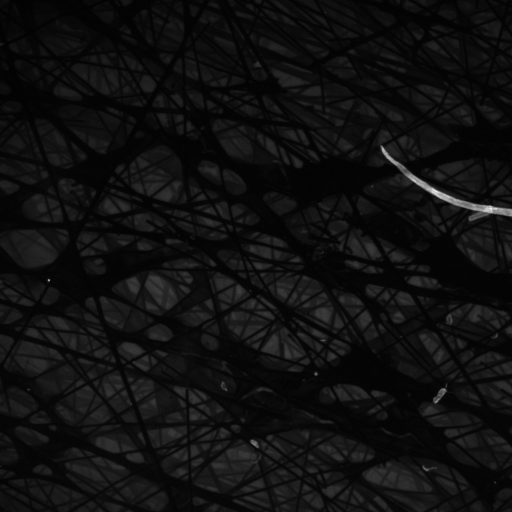
#> input picture data/tif/conc0_pot3.tif, 1024 x 1024 px, given in place of 20mM_bright.tif, which was not available (shown at 1/2 size); the run also reads 1 picture not shown here
$ python movie.py   (older library calls are emulated)
#> lines starting #> are read from the running program, lines starting #| are printed output that depends on the picture; after the words box and inside, x2 and y2 are one past the last pixel; in counts of white or black regions, pixels touching at a corner belong together; pictures that were not available may be replaced by others from this repository, and a replacement may not be noted
### src/equilibrium.py
import numpy as np
from scipy.interpolate import PchipInterpolator

# Module constant: equilibrium constant in mM^(-1) for the relationship
# [Dimer] = K * [AQDS] * [H2-AQDS]
K: float = 0.080

# **************************************************************************************************
# [65 lines left out: functions check_conc, x2conc, not called in this run]

# **************************************************************************************************
def y2conc(y: np.ndarray, t: float):
    """
    Calculate the relative concentration of all three species from the relative concentration
    of reduced species
    INPUTS:
        y:      The relative concentration of reduced species; in [0, 1]
        t:      The total concentration of AQDS; in mM
    RETURNS:
        conc:   Relative concentrations; shape (n, 3); dimension 1 holds [x, y, z]
    """
    # The dimensionless rate constant
    R: float = K * t
    # The denominator shared by y and z
    q: np.ndarray = 1.0 + 2.0 * R * y

    # Shape of the concentrations
    shape_conc: tuple[int, int] = (y.size, 3,)
    # Initialize array for the answer
    conc: np.ndarray = np.zeros(shape_conc)
    # The concentration of oxidized species, x
    conc[:, 0] = (1.0 - y) / q
    # The concentration of reduced species, y, was an input
    conc[:, 1] = y
    # The concentration of the dimer, z
    conc[:, 2] = R * y * (1.0 - y) / q

    return conc

# **************************************************************************************************
# [14 lines left out: function conc2s, not called in this run]

# **************************************************************************************************
def build_spline_s2y(t: float) -> PchipInterpolator:
    """
    Build a spline of state of charge s vs. reduced conctentration y
    INPUTS:
        t:      The total concentration of AQDS; in mM
    RETURNS:
        func:   Monotonic interpolation function, where y = func(s)
    """
    # Input concentration of reduced species
    dy: float = 1.0 / 65536.0
    y: np.ndarray = np.arange(0.0, 1.0 + dy, dy)
    # Recovered concentrations starting from y
    conc: np.ndarray = y2conc(y=y, t=t)
    # The state of charge for these concentrations - sum of columns 1 (y) and 2 (z)
    s: np.ndarray = np.sum(conc[:, 1:3], axis=1)
    # Build a monotonic cubic spline; input = s, output = y
    return PchipInterpolator(s, y, extrapolate=False)

# **************************************************************************************************
def build_spline_y2s(t: float) -> PchipInterpolator:
    """
    Build a spline of reduced conctentration y vs. state of charge s
    INPUTS:
        t:      The total concentration of AQDS; in mM
    RETURNS:
        func:   Monotonic interpolation function, where s = func(y)
    """
    # Input concentration of reduced species
    dy: float = 1.0 / 65536.0
    y: np.ndarray = np.arange(0.0, 1.0 + dy, dy)
    # Recovered concentrations starting from y
    conc: np.ndarray = y2conc(y=y, t=t)
    # The state of charge for these concentrations - sum of columns 1 (y) and 2 (z)
    s: np.ndarray = np.sum(conc[:, 1:3], axis=1)
    # Build a monotonic cubic spline; input = y, output = s
    return PchipInterpolator(y, s, extrapolate=False)

# **************************************************************************************************
# Table of interpolators for mapping s to y
func_tbl_s2y: dict[float, PchipInterpolator] = dict()
# Table of interpolators for mapping y to s
func_tbl_y2s: dict[float, PchipInterpolator] = dict()
# Populate both tables of interpolators
for t in [10.0, 20.0, 30.0, 40.0]:
    func_tbl_s2y[t] = build_spline_s2y(t=t)
    func_tbl_y2s[t] = build_spline_y2s(t=t)

# **************************************************************************************************
# [203 lines left out: functions s2y, y2s, s2conc, s2conc_abs, build_spline_y2p, build_spline_p2y and 6 more, not called in this run]

# **************************************************************************************************
# [2 lines that do not run on import are left out]

### src/data.py
import numpy as np
from PIL import Image, ImageSequence
from sklearn.mixture import GaussianMixture

from utils import Quantiles, PixelMask, EchemData, ImageData, \
    make_default_pixel_mask_2d, make_default_pixel_mask_4d
from data_aug import calc_I_rel, calc_corr_B_I

# **************************************************************************************************
def load_image(fname: str) -> np.ndarray:
    """
    Load the data in a TIF image to a numpy array
    INPUTS:
        fname:      The name of the TIF file to load, e.g. 'data/Bright.tif'
    RETURNS:
        data:       Numpy array of raw image data
    """
#> called with fname = 'movie/data/20mM_bright.tif'
    # Open the TIF image
    img: Image = Image.open(fname)
#> img is the input picture: PIL image 1024x1024 I;16; min 114, max 5927, mean 483.2
    # Convert the TIF image to a numpy array of doubles
    data: np.ndarray = np.array(img).astype(np.float64)

    return data

# **************************************************************************************************
def load_images(fname: str) -> np.ndarray:
    """
    Load the data in a multi-page TIF image to a numpy array
    INPUTS:
        fname:      The name of the multi TIF file to load, e.g. 'data/10mM.tif'
    RETURNS:
        data_raw:   A 3D array of images; shape is (k, m, n), indexing (page, row, col)
    """
    # Open the multi-page TIF image
    img: Image = Image.open(fname)

    # Convert the TIF to a list of numpy arrays, one for each page
    data_list: list = list()
    for page in ImageSequence.Iterator(img):
        arr = np.array(page).astype(np.float64)
        data_list.append(arr)
    # Convert the list of 2D arrays to a single 3D array
    data: np.ndarray = np.array(data_list)

    return data

# **************************************************************************************************
def load_echem_data() -> EchemData:
    """
    Load the electrochemical data for these experiments
    INPUTS:
        None
    Returns:
        T:      Total concentration of electroactive species in millimolar
        V:      Applied voltage vs. OCV in millivolts
        U:      Dimensionless fraction of current / flow of oxidized species x electron count
    """
    # Data type for electrochemical data files
    dtype: np.dtype = np.float64

    # Delimiter for electrochemical data files
    delimiter: str = ','

    # Load the total concentration of electroactive species (millimolar)
    T: np.ndarray = np.loadtxt('data/csv/total_concentration.csv', dtype=dtype, delimiter=delimiter)
    # Load the voltage
    V: np.ndarray = np.loadtxt('data/csv/voltage.csv', dtype=dtype, delimiter=delimiter)
    # Load the utilization (dimensionless)
    U: np.ndarray = np.loadtxt('data/csv/utilization.csv', dtype=dtype, delimiter=delimiter)
    # Reshape utilization to (nc, nv)
    U = np.transpose(U)

    # Wrap results into an EchemData object
    return EchemData(T=T, V=V, U=U)

# **************************************************************************************************
# [113 lines left out: functions load_ex_situ_image, load_echem_images_raw, load_echem_images_aligned, load_fibers_tc, locate_fibers, not called in this run]

# **************************************************************************************************
def filter_data_2d(data_in: np.ndarray, quantiles: Quantiles):
    """
    Filter raw image data to a numpy array in the range of the specified quantiles
    Takes a single 2D array of input data (e.g. the ex situ image or one slice of echem)
    INPUTS:
        data_in:        A numpy array of raw image data
        quantiles:      A single quantiles object with the fraction of data to be excluded at the
                        low end (quantiles.lo) and high end (quantiles.hi) respectively
                        e.g., quantiles.lo = 0.01 excludes data below the first percentile
    RETURNS:
        data_out:       Numpy array of clipped data in the range [data_lo, data_hi]
        mask:           PixelMask indicating which pixels are good, low and high
    """
    # Get low and high quantiles to filter image
    data_lo = np.quantile(data_in, quantiles.lo)
#> data_lo = 443
    data_hi = np.quantile(data_in, quantiles.hi)
#> data_hi = 1466.1

    # Mask of low pixels that are too dim
    mask_lo: np.ndarray = (data_in < data_lo)
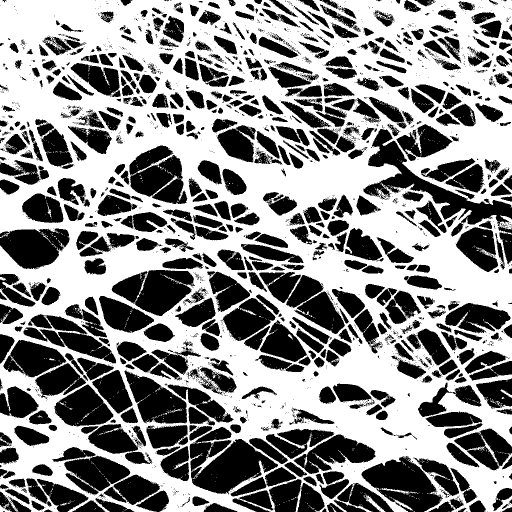
#> mask_lo: shape (1024, 1024) bool (shown at 1/2 size); 54.9% white; 2299 black regions (1677 under 20 px), largest, box (x1, y1, x2, y2) and area: (727, 258, 1024, 468) 13209, (379, 854, 556, 989) 13124, (723, 912, 886, 1024) 9942
    # Mask of high pixels that are too bright
    mask_hi: np.ndarray = (data_in > data_hi)
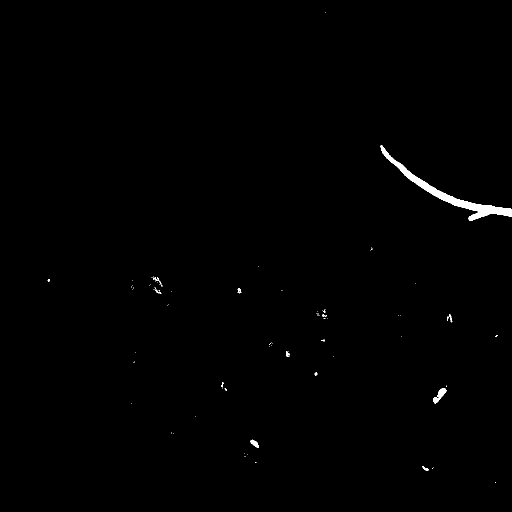
#> mask_hi: shape (1024, 1024) bool (shown at 1/2 size); 0.5% white; 89 white regions (78 under 20 px), largest, box (x1, y1, x2, y2) and area: (761, 291, 1024, 442) 4227, (867, 777, 893, 807) 334, (501, 879, 518, 896) 150
    # The remaining pixels are good
    mask_ok: np.ndarray = ~ (mask_lo | mask_hi)
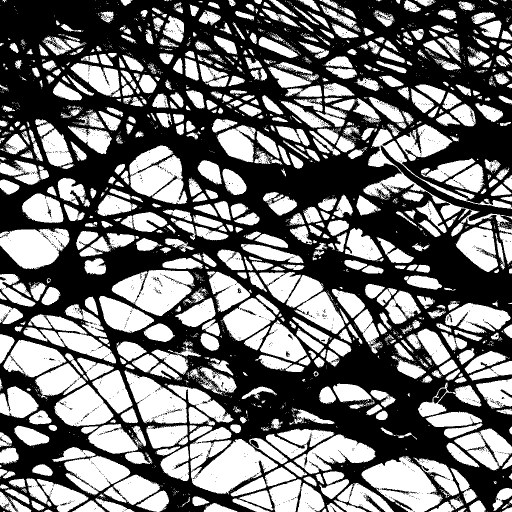
#> mask_ok: shape (1024, 1024) bool (shown at 1/2 size); 44.6% white; 2302 white regions (1680 under 20 px), largest, box (x1, y1, x2, y2) and area: (379, 854, 556, 989) 13117, (723, 912, 886, 1024) 9942, (518, 544, 690, 668) 9476
    # Wrap the masks into a single PixelMask
    mask_out: PixelMask = PixelMask(ok=mask_ok, lo=mask_lo, hi=mask_hi)

    # Clip data in the range [data_lo, data_hi]
    data_out = np.clip(data_in, data_lo, data_hi)
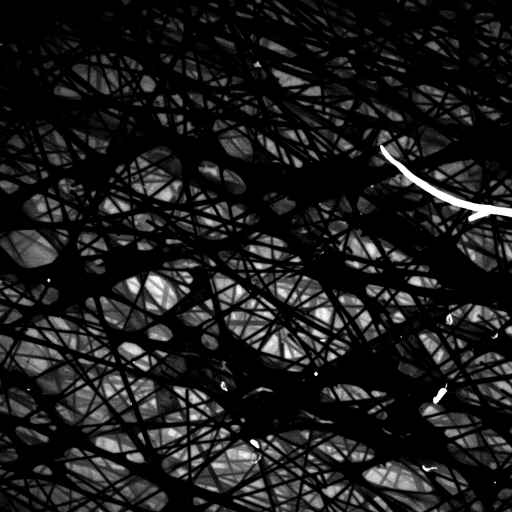
#> data_out: shape (1024, 1024) float64 (shown at 1/2 size); min 443, max 1466.1, mean 557.7; drawn with min black and max white

    return data_out, mask_out

# **************************************************************************************************
# [202 lines left out: functions filter_data_region_2d, filter_data_4d, filter_data_4d_from_2d, load_image_data, not called in this run]

### src/utils.py
import numpy as np
import scipy.stats
from dataclasses import dataclass

# **************************************************************************************************
@dataclass
class Quantiles:
    """Class to bundle a low and high quantile together as one argument"""
    # The quantile at the low end, e.g. 0.01 to exclude the first percentile
    lo: np.float64
    # The quantile at the high end, e.g. 0.99 to exclude the 99th percentile
    hi: np.float64

# **************************************************************************************************
@dataclass
class PixelMask:
    """Class for masks of pixel categories: good, low, high"""
    # Mask for pixels that are good
    ok: np.ndarray
    # Mask for pixels that are too low
    lo: np.ndarray
    # Mask for pixels that are too high
    hi: np.ndarray

# **************************************************************************************************
def make_default_pixel_mask_2d(m: int, n: int):
    """
    Create a PixelMask with default entries
    INPUTS:
        m:      Number of rows
        n:      Number of columns
    """
    # The shape of the arrays
    shape: tuple[int, int] = (m, n,)
    # Mask for pixels that are good - all of them
    ok: np.ndarray = np.ones(shape, dtype=np.bool_)
    # Mask for pixels that are too low - none
    lo: np.ndarray = np.zeros(shape, dtype=np.bool_)
    # Mask for pixels that are too high - none
    hi: np.ndarray = np.zeros(shape, dtype=np.bool_)
    # Wrap these into a PixelMask
    return PixelMask(ok=ok, lo=lo, hi=hi)

# **************************************************************************************************
# [62 lines left out: functions make_default_pixel_mask_4d, upsample_pixel_mask, calc_masked_ratio, not called in this run]

# **************************************************************************************************
@dataclass
class EchemData:
    """Class to bundle the experimental electochemical data for the SOC study"""
    # The total concentration of electroactive species in millimolar; shape (nc) = (4)
    T: np.ndarray
    # The applied voltage in millivolts; shape (nv) = (7)
    V: np.ndarray
    # The utilization; dimensionless; shape (nc, nv) = (4, 7)
    U: np.ndarray
    # The mean state of charge implied by the "simple model" U(x) = U_bar * (x / L);
    # x_mid / L = 0.63 for the geometry of this experiment
    S_bar: np.ndarray

    # The number of concentrations
    nc: int
    # The number of voltages
    nv: int

    # [7 lines left out: function __init__, not called in this run]

# **************************************************************************************************
@dataclass
class ImageData:
    """Class to bundle the experimental image data for the SOC study"""
    # The raw bright field image before processing; shape (m, n) = (1024, 1024)
    B_raw: np.ndarray

    # The bright field image after processing; shape (m, n) = (1024, 1024)
    B: np.ndarray
    # The image of the experimental conditions at each concentration and voltage; shape (nc, nv, m, n)
    I: np.ndarray

    # These are simple, direct calculations from the data

    # The relative image intensity - image intensity / in situ intensity
    I_rel: np.ndarray
    # The adjusted image intensity - image intensity / optical factor
    I_adj: np.ndarray

    # Correlation between B and I
    corr_BI: np.ndarray

    # The brightest pixel in the in situ image
    # B_max: np.float64
    # The mean intensity in the in situ image - averaged over valid pixels only
    B_bar: np.float64
    # The PixelMask object with good, low and high pixels for the bright field; shape (m, n)
    mask_B: PixelMask
    # The PixelMask object with good, low and high pixels for the electrochemical images; shape (nc, nv, m, n)
    mask_I: PixelMask
    # The PixelMask for relative intensity:
    mask_I_rel: PixelMask

    # The number of concentrations
    nc: int
    # The number of voltages
    nv: int
    # The number of rows
    m: int
    # The number of columns
    n: int

    # [136 lines left out: functions __init__, report_summary_all, report_summary_mask, shifted_corr, make_alignment_grid, not called in this run]

# **************************************************************************************************
def print_stars():
    """Print a row of stars"""
    print('*' * 80)

### src/movie.py
import numpy as np
from scipy.interpolate import PchipInterpolator
from dataclasses import dataclass
from pathlib import Path
import matplotlib as mpl
import matplotlib.pyplot as plt
from tqdm import tqdm

from utils import Quantiles, PixelMask, EchemData, ImageData, make_default_pixel_mask_2d, print_stars
from data import load_image, load_images, filter_data_2d, load_echem_data, load_image_data
from model import ImageModel, make_image_model
from equilibrium import y2conc, conc2s
from plot import plot_image_mask

# **************************************************************************************************
# Keywords for matplotlib plotting
mpl_kwargs = {
    'dpi': 600,
    'format': 'png',
    'bbox_inches': 'tight'
}

# Set matplotlib default font
font = {
    'weight' : 'normal',
    'size'   : 20
}

# Set default font in matpltlib
mpl.rc('font', **font)

# Use latex in plots
mpl.rcParams['text.usetex'] = True
mpl.rcParams['text.latex.preamble'] = r'\usepackage{amsmath}'

# Normalization for absolute intensity plots
vmin_abs: float = 0.0
vmax_abs: float = 2500.0

# Normalization for SOC plots
vmin_soc: float = 0.0
vmax_soc: float = 1.0

# **************************************************************************************************
@dataclass
class MovieData:
    """Class to bundle the experimental image data used to generate a movie"""
    # The raw bright field image before processing; shape (m, n) = (1024, 1024)
    B_raw: np.ndarray
    # The bright field image after processing; shape (m, n) = (1024, 1024)
    B: np.ndarray
    # The image of the experimental conditions at each frame; shape (nf, m, n)
    I: np.ndarray

    # These are simple, direct calculations from the data

    # The relative image intensity - image intensity / in situ intensity
    I_rel: np.ndarray
    # The adjusted image intensity - image intensity / optical factor
    I_adj: np.ndarray

    # Correlation between B and I
    corr_BI: np.ndarray

    # The brightest pixel in the in situ image
    # B_max: np.float64
    # The mean intensity in the in situ image - averaged over valid pixels only
    B_bar: np.float64
    # The PixelMask object with good, low and high pixels for the bright field; shape (m, n)
    mask_B: PixelMask
    # The PixelMask object with good, low and high pixels for the electrochemical images; shape (nc, nv, m, n)
    mask_I: PixelMask

    # The number of Frames
    nf: int
    # The number of rows
    m: int
    # The number of columns
    n: int

    def __init__(self, B_raw: np.ndarray, B: np.ndarray, I: np.ndarray,
                 mask_B: PixelMask, mask_I: PixelMask):
        # Copy the arrays
        self.B_raw = B_raw
        self.B = B
        self.I = I
        self.mask_B = mask_B
        self.mask_I = mask_I

        # Shape of data
        self.nf = I.shape[0]
        self.m = I.shape[1]
        self.n = I.shape[2]

        # The mean valid pixel intensity
        self.B_bar: np.float64 = np.mean(B[self.mask_B.ok])
        # The maximum optical factor
        F_max: float = np.max(B[self.mask_B.ok]) / self.B_bar
        # Calculate the optical factor at each pixel
        self.F = np.clip(self.B / self.B_bar, 0.0, F_max)
        # Calculate the the adjusted intensity at each pixel
        self.I_adj = self.I / self.F.reshape((1, 1, self.m, self.n))

# **************************************************************************************************
def make_default_pixel_mask_3d(nf: int, m: int, n: int):
    """
    Create a PixelMask with default entries
    INPUTS:
        nf:     Number of frames
        m:      Number of rows
        n:      Number of columns
    """
    # The shape of the arrays
    shape: tuple[int, int, int] = (nf, m, n,)
    # Mask for pixels that are good - all of them
    ok: np.ndarray = np.ones(shape, dtype=np.bool_)
    # Mask for pixels that are too low - none
    lo: np.ndarray = np.zeros(shape, dtype=np.bool_)
    # Mask for pixels that are too high - none
    hi: np.ndarray = np.zeros(shape, dtype=np.bool_)
    # Wrap these into a PixelMask
    return PixelMask(ok=ok, lo=lo, hi=hi)

# **************************************************************************************************
def filter_data_3d(data_in: np.ndarray, quantiles: Quantiles):
    """
    Filter raw image data to a numpy array in the range of the specified quantiles
    Takes a 3D array of input data (e.g. the electrochemical intensity)
    INPUTS:
        data_in:        A numpy array of raw image data
        quantiles:      A single quantiles object with the fraction of data to be excluded at the
                        low end (quantiles.lo) and high end (quantiles.hi) respectively
                        e.g., quantiles.lo = 0.01 excludes data below the first percentile
    RETURNS:
        data_out:       Numpy array of clipped data in the range [data_lo, data_hi]
        mask_out:       PixelMask indicating which pixels are good, low and high
    """

    # Get number of frames
    nf: int = data_in.shape[0]
    # Get number of rows
    m: int = data_in.shape[1]
    # Get number of columns
    n: int = data_in.shape[2]

    # Shape of the full 3d data and its masks
    shape_3d: tuple[int, int] = (nf, m, n,)

    # Initialize array to store the clipped data
    data_out: np.ndarray = np.zeros(shape_3d)
    # Mask for the full 4d data set
    mask_out: PixelMask = make_default_pixel_mask_3d(nf=nf, m=m, n=n)

    # The mask on one slice of electrochemical image data
    mask_slc: PixelMask = make_default_pixel_mask_2d(m=m, n=n)

    # Filter the pixels for each image slice separately
    for i in range(nf):
        # Delegate to filter_data_2d
        data_out[i], mask_slc = filter_data_2d(data_in=data_in[i], quantiles=quantiles)
        # Copy the mask data from the slice to the main mask
        mask_out.ok[i] = mask_slc.ok
        mask_out.lo[i] = mask_slc.lo
        mask_out.hi[i] = mask_slc.hi

    return data_out, mask_out

# **************************************************************************************************
def calc_movie_data(quantiles: Quantiles, t: int) -> MovieData:
    """
    Load all the data in this study into an MovieData object
    INPUTS:
        quantiles:          Quantiles of data to exlcude when processing each image slice
        t:                  Total concentration in millimolar
    """
    # Load the raw data for the ex situ image
    fname_b: str = f'movie/data/{t:d}mM_bright.tif'
    B_raw: np.ndarray = load_image(fname_b)

    # The processed bright field image
    B: np.ndarray
    # The mask of pixel categories for the bright field
    mask_B: PixelMask
    # Process image data for the bright field
    B, mask_B = filter_data_2d(data_in=B_raw, quantiles=quantiles)

    # Load the image data - use the aligned version
    fname: str = f'movie/data/{t:d}mM.tif'
    I_raw: np.ndarray = load_images(fname)
#> (the rest of the program and of its run is left out)
